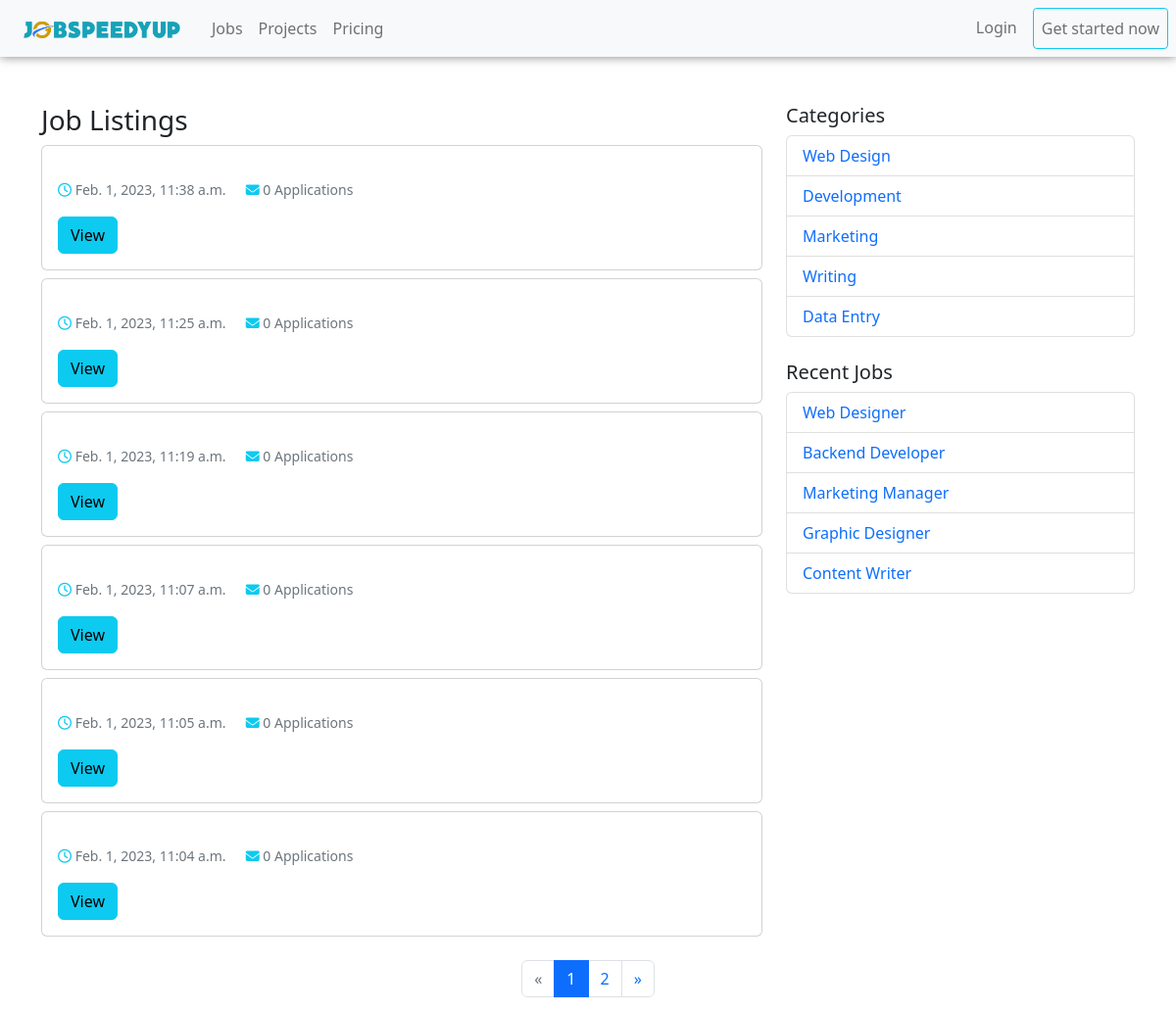
The app's page /jobs/, older data.
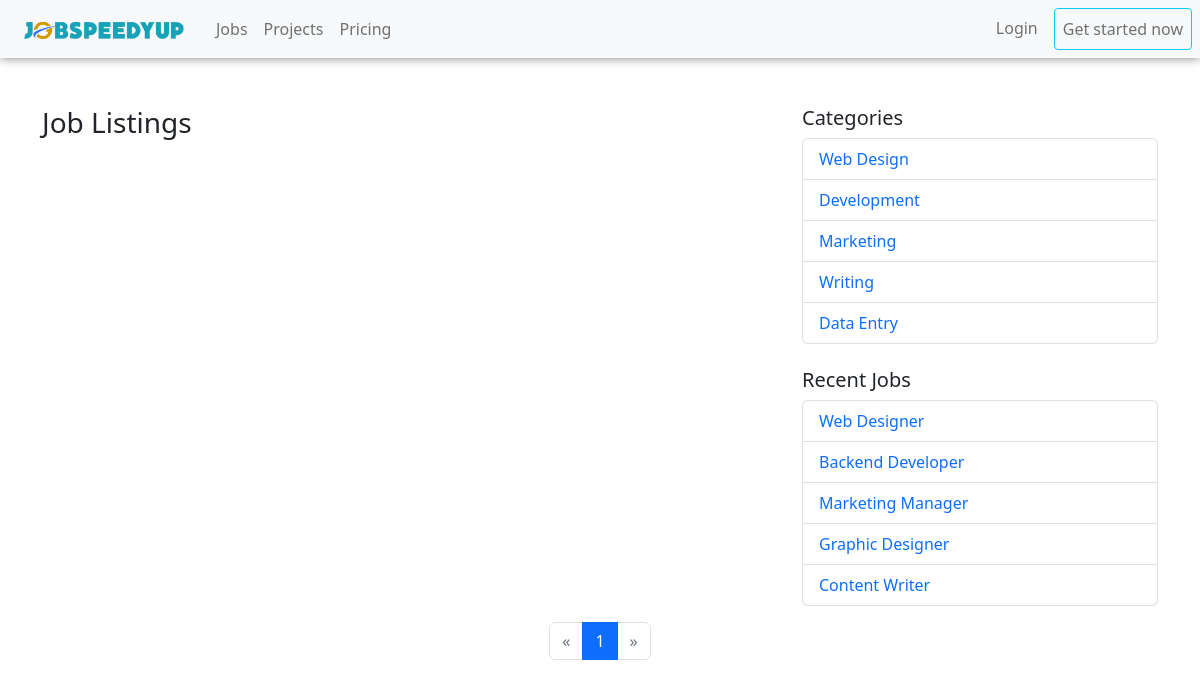
The same page, newer data.
### jobs/models.py (models this page shows, shortened)
class Job(models.Model):
    JOB_STATUS = (
        ("Open", "Open"),
        ("Closed", "Closed"),
    )
    company_name = models.CharField(max_length=200, blank=False, null=False)
    company_description = models.CharField(max_length=200, blank=True, null=True)
    location = models.CharField(max_length=200, blank=True, null=True)
    job_title = models.CharField(max_length=200, blank=True, null=True)
    job_description = models.TextField(blank=False)
    pub_date = models.DateTimeField(default=timezone.now)
    budget = models.CharField(max_length=20, help_text="eg, 15-35 USD",null=True, blank=True)
    author = models.ForeignKey(User, on_delete=models.CASCADE)
    thumbnail = ProcessedImageField(upload_to='project_pics', format='JPEG', processors = [ResizeToFill(150,150)],
                options={ 'quality': 100})
    categories = models.ManyToManyField(Category)
    requirements = models.ManyToManyField(Requirement)

### jobs/views.py (the view)
# urls.py: path('',Home.as_view(), name="jobs"),
class Home(PageContextMixin, ListView):
    model = Job
    template_name = 'jobs/home.html'
    context_object_name = 'jobs'
    ordering = '-pub_date'
    paginate_by = 6

### jobs/views.py (called while the page is built)
    def get_context_data(self, **kwargs):
        context = super(PageContextMixin, self).get_context_data(**kwargs)
        context['page_title'] = self.page_title
        return context

### jobs/templates/jobs/home.html (shortened to what this page needs)
{% extends "core/main.html" %}
{% load humanize %}
{% load static %}
{% load crispy_forms_tags %}
{% block content %}
<div class="pt-5"></div>
<div class="container">
    <div class="row">
        <div class="col-lg-8">
            <h3>Job Listings</h1>
            {% for j in jobs %}
            <div class="card mb-2">
                <div class="card-body">
                    <p class="card-text text-info">
                        <small class="me-3"><i class="fa fa-clock-o"></i><span class="text-muted"> {{j.pub_date}}</span></small>
                        <small><i class="fa fa-envelope"></i><span class="text-muted"> 0 Applications</span></small>
                    </p>
                    <a href="{% url 'job_detail' j.pk %}" class="btn btn-info">View</a>
                </div>
            </div>
            {% endfor %}
        </div>
        <div class="col-lg-4">
            <h5>Categories</h5>
            <ul class="list-group">
                <li class="list-group-item"><a href="#">Web Design</a></li>
                <li class="list-group-item"><a href="#">Development</a></li>
                <li class="list-group-item"><a href="#">Marketing</a></li>
                <li class="list-group-item"><a href="#">Writing</a></li>
                <li class="list-group-item"><a href="#">Data Entry</a></li>
            </ul>
            <br>
            <h5>Recent Jobs</h5>
            <ul class="list-group">
                <li class="list-group-item"><a href="#">Web Designer</a></li>
                <li class="list-group-item"><a href="#">Backend Developer</a></li>
                <li class="list-group-item"><a href="#">Marketing Manager</a></li>
                <li class="list-group-item"><a href="#">Graphic Designer</a></li>
                <li class="list-group-item"><a href="#">Content Writer</a></li>
            </ul>
        </div>
    </div>
    <div class="d-flex justify-content-center mt-3">
        <nav>
            <ul class="pagination">
                {% if page_obj.has_previous %}
                    <li class="page-item">
                        <a class="page-link" href="?page={{ page_obj.previous_page_number }}" aria-label="Previous">
                            <span aria-hidden="true">&laquo;</span>
                            <span class="sr-only">Previous</span>
                        </a>
                    </li>
                {% else %}
                    <li class="page-item disabled">
                        <a class="page-link" href="#" aria-label="Previous">
                            <span aria-hidden="true">&laquo;</span>
                        </a>
                    </li>
                {% endif %}
                {% for num in page_obj.paginator.page_range %}
                    {% if page_obj.number == num %}
                        <li class="page-item active"><a class="page-link" href="#">{{ num }}</a></li>
                    {% elif num > page_obj.number|add:'-3' and num < page_obj.number|add:'3' %}
                        <li class="page-item"><a class="page-link" href="?page={{ num }}">{{ num }}</a></li>
                    {% endif %}
                {% endfor %}
                {% if page_obj.has_next %}
                    <li class="page-item">
                        <a class="page-link" href="?page={{ page_obj.next_page_number }}" aria-label="Next">
                            <span aria-hidden="true">&raquo;</span>
                        </a>
                    </li>
                {% else %}
                    <li class="page-item disabled">
                        <a class="page-link" href="#" aria-label="Next">
                            <span aria-hidden="true">&raquo;</span>
                        </a>
                    </li>
                {% endif %}
            </ul>
        </nav>
    </div>
</div>
{% endblock content%}

Row changes from the older to the newer data that the page shows:
removed Job: pub_date "Feb. 1, 2023, 11:38 a.m."
removed Job: pub_date "Feb. 1, 2023, 11:25 a.m."
removed Job: pub_date "Feb. 1, 2023, 11:19 a.m."
removed Job: pub_date "Feb. 1, 2023, 11:07 a.m."
removed Job: pub_date "Feb. 1, 2023, 11:05 a.m."
removed Job: pub_date "Feb. 1, 2023, 11:04 a.m."
Text that changed along with them:
list line gone: "2"
